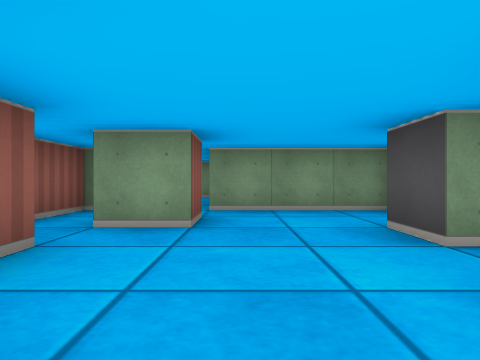
[1] (above)

16 first-person views from a walk through a cub3D level. The camera is about half as high as the walls, looks level and sees 70° across. The floor is counted in squares. Each view is taken from the middle of a square. On the plan, view 1 faces up. The plan holds only what a view shows up to about 9 squares ahead; the rest is blank.

[2]
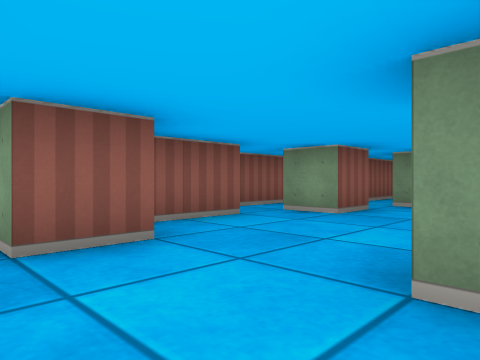

[3]
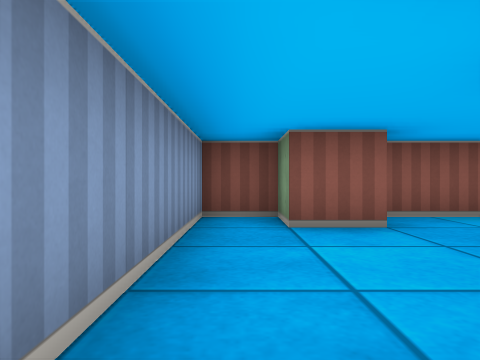

[4]
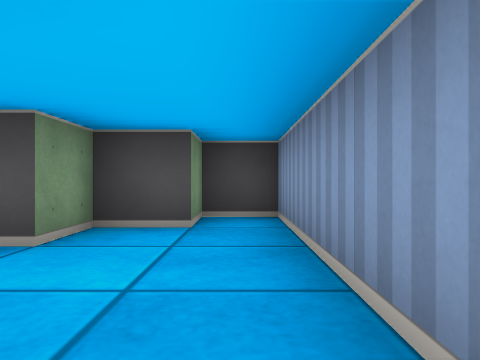

[5]
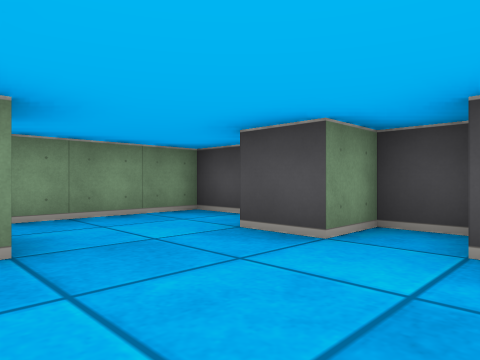

[6]
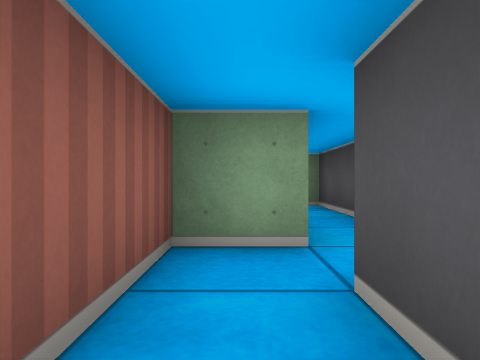

[7]
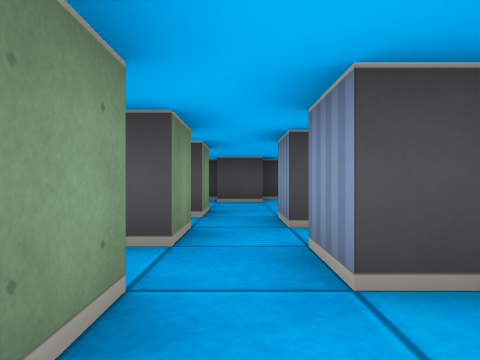

[8]
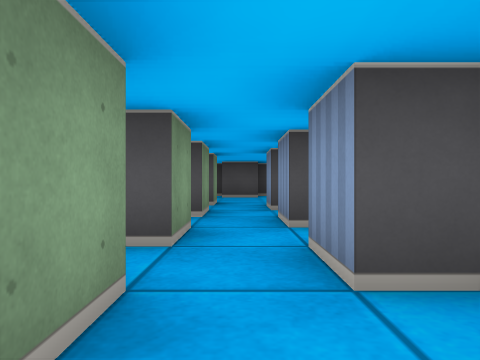

[9]
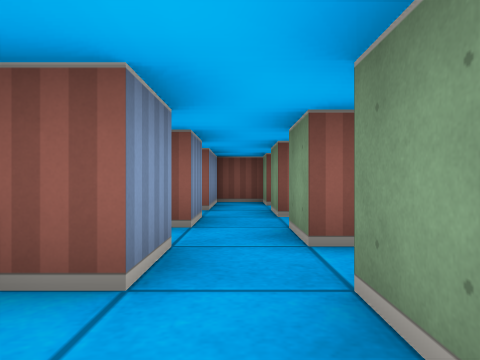

[10]
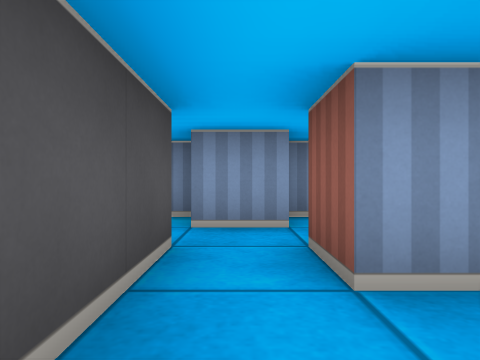

[11]
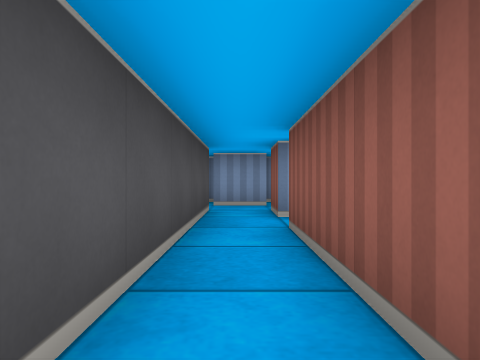

[12]
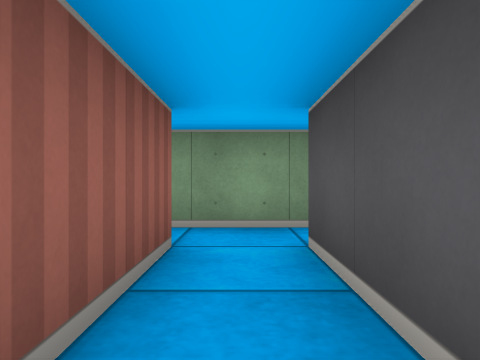

[13]
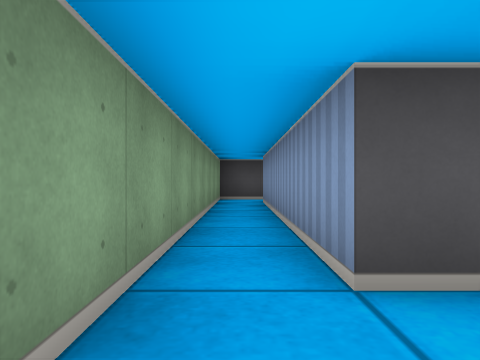

[14]
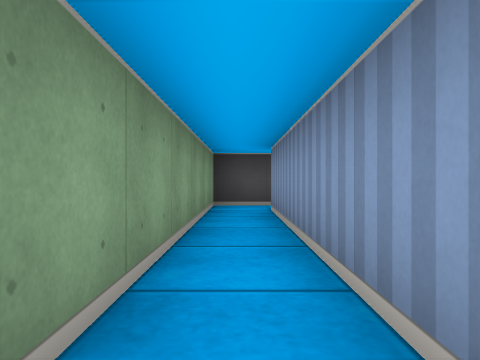

[15]
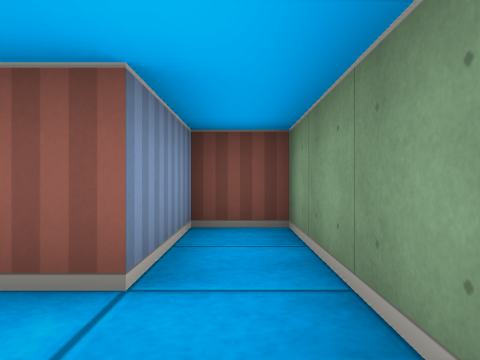

[16]
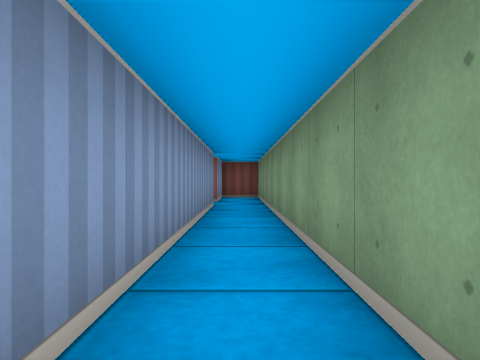

### Floor plan
Points are (right, up) in squares from view 1. A wall is a line through its corners. A room is listed if a view was taken in it or the views show most of it. See-through windows are left out.
Room 1 (views 1, 2, 3, 4, 5, 6)
walls: (-0.5, 4.5) (-0.5, 3.5) (-1.5, 3.5) (-1.5, 4.5); (-0.5, 0.6) (-0.5, -0.5) (-1.5, -0.5) (-1.5, -1.5) (3.5, -1.5) (3.5, -0.5) (2.5, -0.5) (2.5, 0.5) (1.5, 0.5) (1.5, 1.5); (-2.5, 2.5) (-1.5, 2.5) (-1.5, 0.9); (2.5, 3.5) (2.5, 5.5) (-0.5, 5.5); (2.5, 1.6) (2.5, 2.5) (1.5, 2.5) (1.5, 3.5); (-1.5, 5.5) (-2.5, 5.5) (-2.5, 3.5); (-0.5, 7.5) (-0.5, 8.5); (-1.5, 8.1) (-1.5, 6.6)
ways out: opening at (-2, 3) to room 2; opening at (-1, 8) to room 4
Room 2 (views 7, 9)
walls: (-4.5, 3.5) (-5.5, 3.5) (-5.5, 3.9); (-4.5, 1.9) (-4.5, 2.5) (-3.5, 2.5); (-6.5, 2.5) (-5.5, 2.5) (-5.5, 1.9); (-2.5, 3.5) (-3.5, 3.5) (-3.5, 3.9)
ways out: opening at (-2, 3) to room 1; opening at (-6, 3) to room 3
Room 3 (views 8, 10, 11, 12, 13)
walls: (-9.1, 4.5) (-8.5, 4.5) (-8.5, 3.5) (-9.5, 3.5); (-10.5, 3.5) (-11.5, 3.5) (-11.5, 2.5); (-8.6, 2.5) (-7.5, 2.5); (-6.5, 3.5) (-7.5, 3.5) (-7.5, 8.5); (-11.2, 2.5) (-9.5, 2.5); (-9, 1.5) (-8.5, 1.5); (-7.5, 1.5) (-7, 1.5); (-6.5, 1.9) (-6.5, 2.5); (-7.5, 9.5) (-10.5, 9.5) (-10.5, 8.5) (-8.5, 8.5) (-8.5, 5.5)
ways out: opening at (-6, 3) to room 2; opening at (-8, 9) to room 4
Room 4 (views 14, 15, 16)
walls: (-7.5, 8.5) (-1.5, 8.5); (-0.5, 8.5) (-0.5, 9.5) (-7.5, 9.5)
ways out: opening at (-1, 8) to room 1; opening at (-8, 9) to room 3

Where each view was taken, in squares from view 1:
view 1: 0 up, 0 right, facing up
view 2: 1 down, 2 right, facing up-left
view 3: 1 down, 3 right, facing left
view 4: 1 down, 1 left, facing right
view 5: 1 up, 1 left, facing up-right
view 6: 3 up, 2 left, facing up
view 7: 3 up, 6 left, facing right
view 8: 3 up, 8 left, facing right
view 9: 3 up, 4 left, facing left
view 10: 6 up, 8 left, facing down
view 11: 9 up, 8 left, facing down
view 12: 6 up, 8 left, facing up
view 13: 9 up, 9 left, facing right
view 14: 9 up, 7 left, facing right
view 15: 9 up, 7 left, facing left
view 16: 9 up, 1 left, facing left
